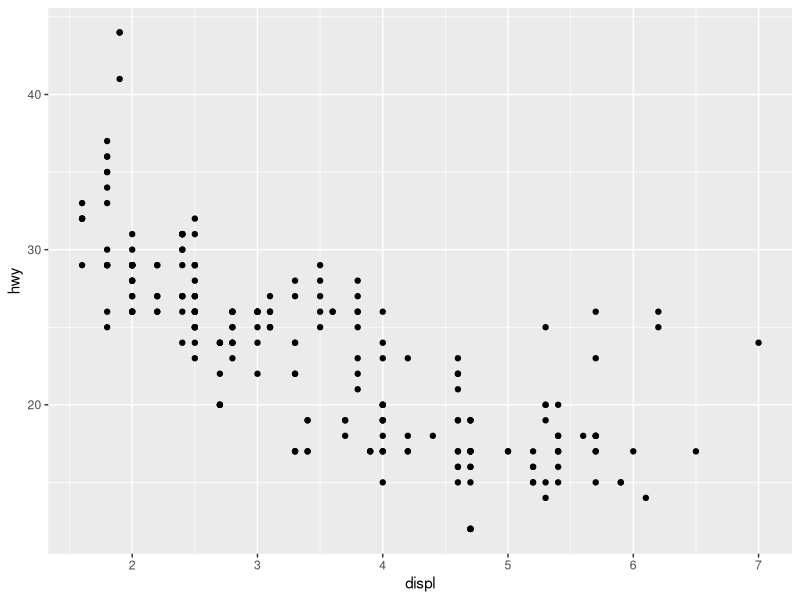
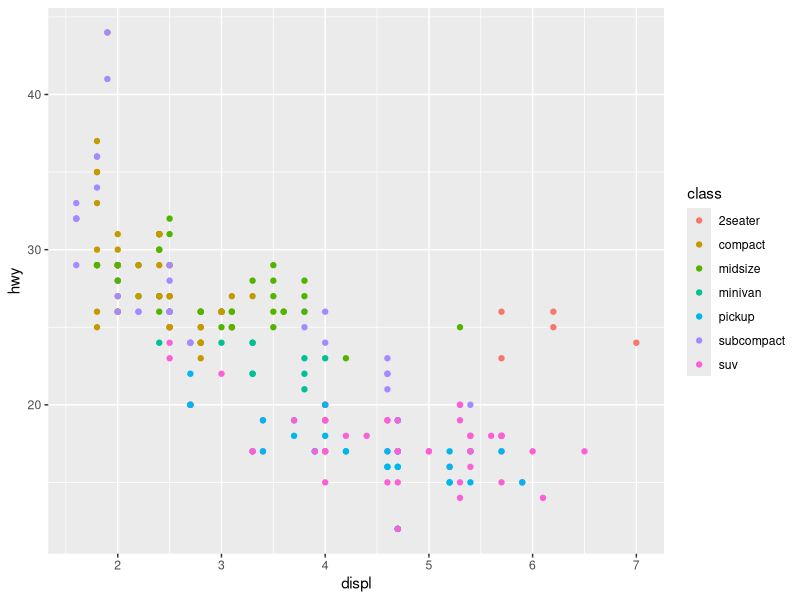
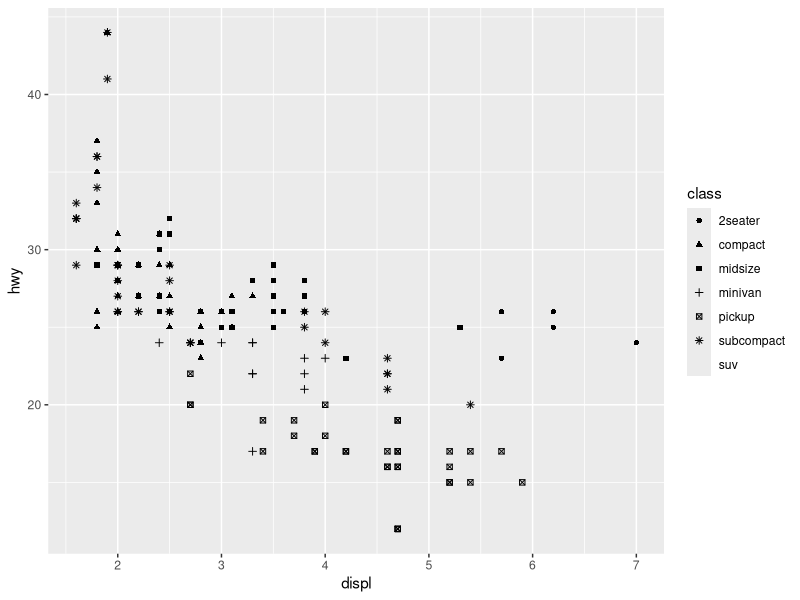
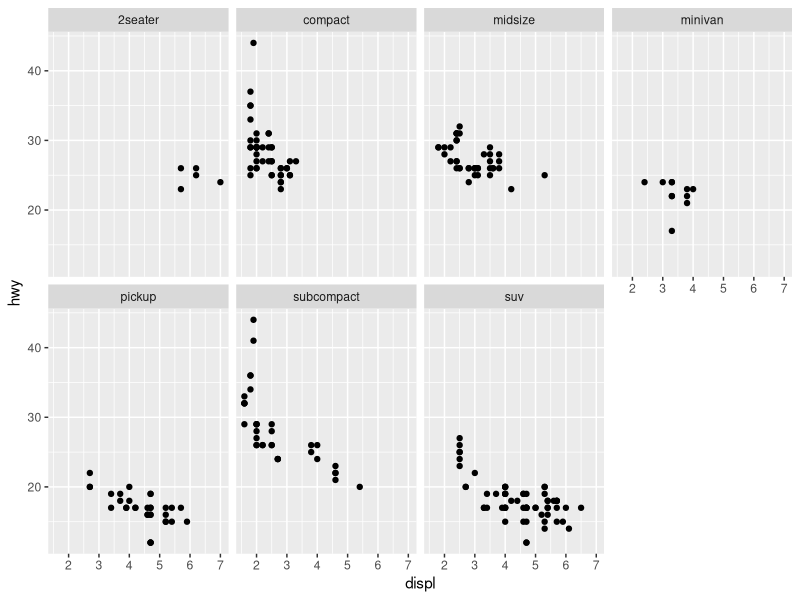
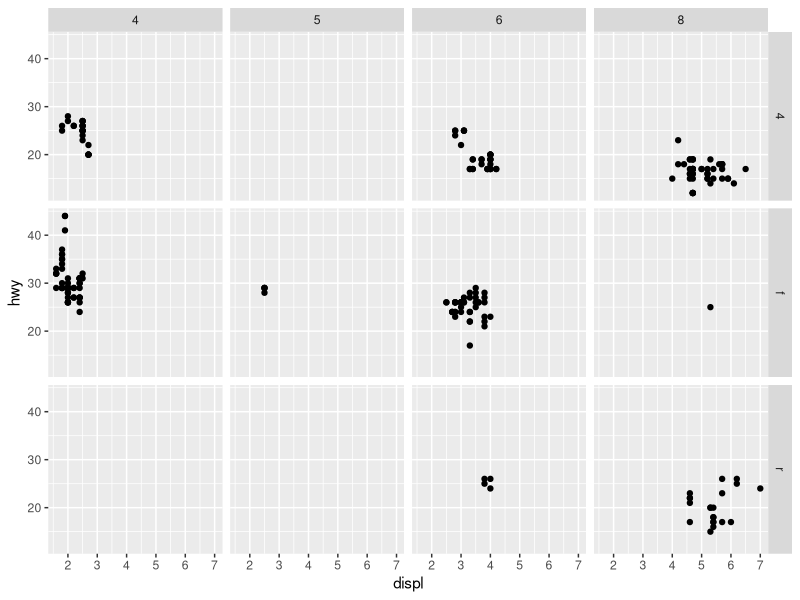
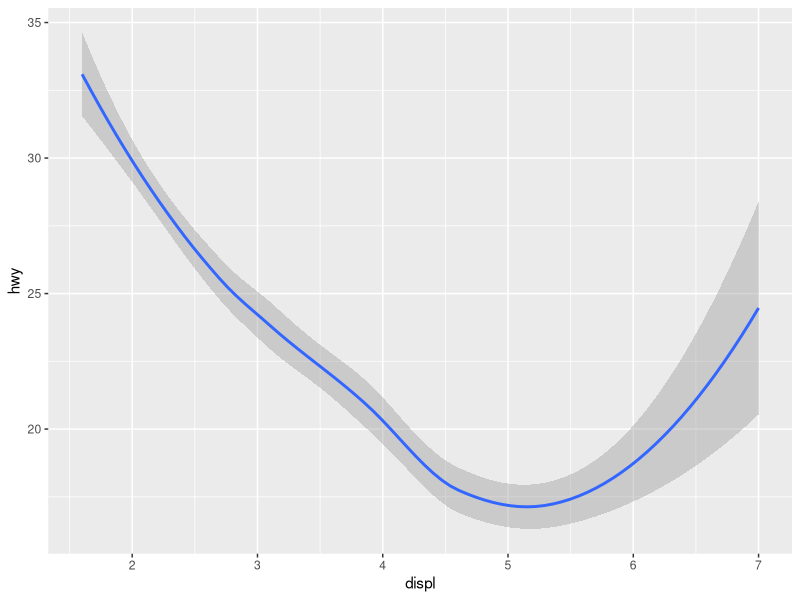
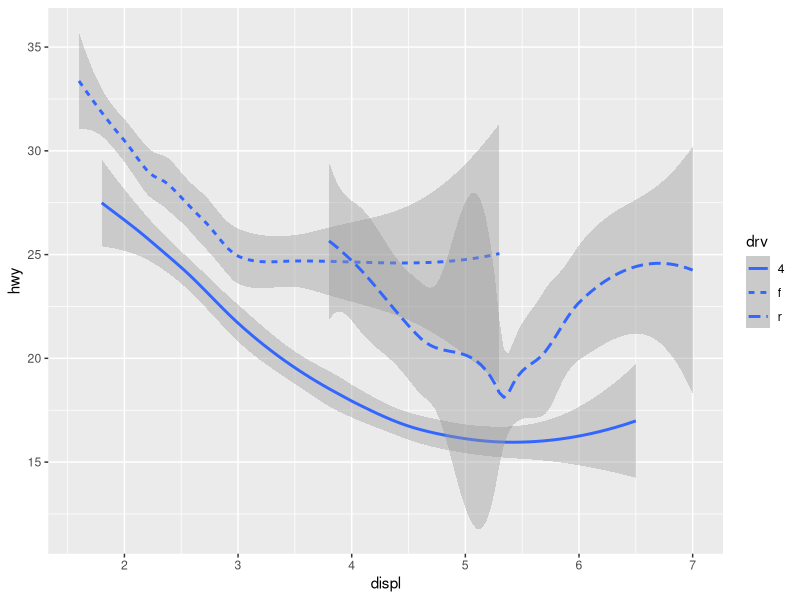
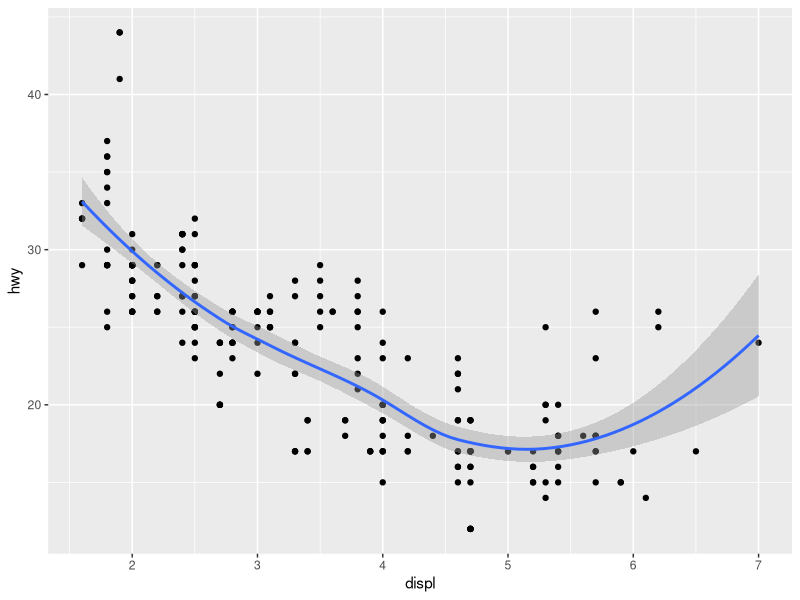

The R script that drew these images, in order:
#Data Visualization Chapter

library(tidyverse)

mpg <- ggplot2::mpg #Loading mpg data frame

#Making basic scatter plot
ggplot(data =mpg) + geom_point(mapping = aes(x = displ, y = hwy))

#Basic template
# ggplot(data = <DATA>) + 
#   <GEOM_FUNCTION>(mapping = aes(<MAPPINGS>))

#Adding color aes to plot
ggplot(data =mpg) + geom_point(mapping = aes(x = displ, y = hwy, color = class))

#Can also add a shape aes as well

ggplot(data = mpg) + 
  geom_point(mapping = aes(x = displ, y = hwy, shape = class))

#Split plot into facets
ggplot(data = mpg) + 
  geom_point(mapping = aes(x = displ, y = hwy)) + 
  facet_wrap(~ class, nrow = 2)
#To make a grid with two variables
ggplot(data = mpg) + 
  geom_point(mapping = aes(x = displ, y = hwy)) + 
  facet_grid(drv ~ cyl)

#Geom smooth plot
ggplot(data = mpg) + 
  geom_smooth(mapping = aes(x = displ, y = hwy))
#Can add things to aes like linetype
ggplot(data = mpg) + 
  geom_smooth(mapping = aes(x = displ, y = hwy, linetype = drv))

#You can also include mappings in ggplot line and it will be passed to geoms
ggplot(data = mpg, mapping = aes(x = displ, y = hwy)) + 
  geom_point() + 
  geom_smooth()


#Can use boxplots to show distribution of data, this type of geom creates new count data
ggplot(data = diamonds) + geom_bar(mapping = aes(x = cut))


